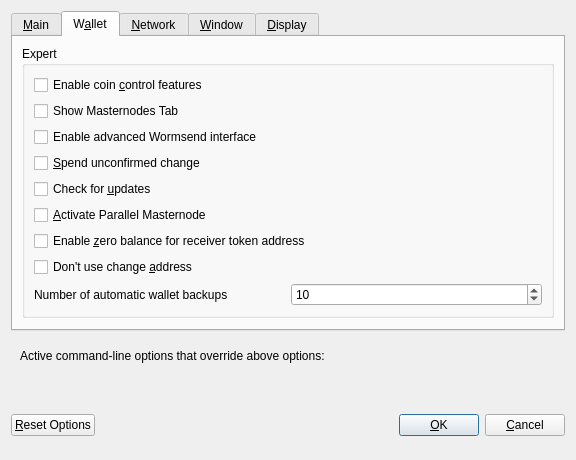
<?xml version="1.0" encoding="UTF-8"?>
<ui version="4.0">
 <class>OptionsDialog</class>
 <widget class="QDialog" name="OptionsDialog">
  <property name="geometry">
   <rect>
    <x>0</x>
    <y>0</y>
    <width>576</width>
    <height>419</height>
   </rect>
  </property>
  <property name="windowTitle">
   <string>Options</string>
  </property>
  <property name="modal">
   <bool>true</bool>
  </property>
  <layout class="QVBoxLayout" name="verticalLayout">
   <item>
    <widget class="QTabWidget" name="tabWidget">
     <property name="currentIndex">
      <number>1</number>
     </property>
     <widget class="QWidget" name="tabMain">
      <attribute name="title">
       <string>&amp;Main</string>
      </attribute>
      <layout class="QVBoxLayout" name="verticalLayout_Main">
       <item>
        <widget class="QCheckBox" name="bitcoinAtStartup">
         <property name="toolTip">
          <string>Automatically start WORM after logging in to the system.</string>
         </property>
         <property name="text">
          <string>&amp;Start WORM on system login</string>
         </property>
        </widget>
       </item>
       <item>
        <widget class="QCheckBox" name="logEvents">
         <property name="text">
          <string>Enable  log &amp;events</string>
         </property>
        </widget>
       </item>
       <item>
        <widget class="QCheckBox" name="txIndex">
         <property name="text">
          <string>Enable &amp;transaction indexes</string>
         </property>
        </widget>
       </item>
       <item>
        <widget class="QCheckBox" name="addressIndex">
         <property name="text">
          <string>Enable &amp;address indexes</string>
         </property>
        </widget>
       </item>
       <item>
        <layout class="QHBoxLayout" name="horizontalLayout_2_Main">
         <item>
          <widget class="QLabel" name="databaseCacheLabel">
           <property name="text">
            <string>Size of &amp;database cache</string>
           </property>
           <property name="textFormat">
            <enum>Qt::PlainText</enum>
           </property>
           <property name="buddy">
            <cstring>databaseCache</cstring>
           </property>
          </widget>
         </item>
         <item>
          <widget class="QSpinBox" name="databaseCache"/>
         </item>
         <item>
          <widget class="QLabel" name="databaseCacheUnitLabel">
           <property name="text">
            <string>MB</string>
           </property>
           <property name="textFormat">
            <enum>Qt::PlainText</enum>
           </property>
          </widget>
         </item>
         <item>
          <spacer name="horizontalSpacer_2_Main">
           <property name="orientation">
            <enum>Qt::Horizontal</enum>
           </property>
           <property name="sizeHint" stdset="0">
            <size>
             <width>40</width>
             <height>20</height>
            </size>
           </property>
          </spacer>
         </item>
        </layout>
       </item>
       <item>
        <layout class="QHBoxLayout" name="horizontalLayout_3_Main">
         <item>
          <widget class="QLabel" name="threadsScriptVerifLabel">
           <property name="text">
            <string>Number of script &amp;verification threads</string>
           </property>
           <property name="textFormat">
            <enum>Qt::PlainText</enum>
           </property>
           <property name="buddy">
            <cstring>threadsScriptVerif</cstring>
           </property>
          </widget>
         </item>
         <item>
          <widget class="QSpinBox" name="threadsScriptVerif">
           <property name="toolTip">
            <string>(0 = auto, &lt;0 = leave that many cores free)</string>
           </property>
          </widget>
         </item>
         <item>
          <spacer name="horizontalSpacer_3_Main">
           <property name="orientation">
            <enum>Qt::Horizontal</enum>
           </property>
           <property name="sizeHint" stdset="0">
            <size>
             <width>40</width>
             <height>20</height>
            </size>
           </property>
          </spacer>
         </item>
        </layout>
       </item>
       <item>
        <layout class="QHBoxLayout" name="horizontalLayout_5_Main">
         <item>
          <widget class="QLabel" name="logFileCountLabel">
           <property name="text">
            <string>Number of debug log files</string>
           </property>
          </widget>
         </item>
         <item>
          <widget class="QSpinBox" name="logFileCount">
           <property name="minimum">
            <number>1</number>
           </property>
          </widget>
         </item>
         <item>
          <spacer name="horizontalSpacer_5_Main">
           <property name="orientation">
            <enum>Qt::Horizontal</enum>
           </property>
           <property name="sizeHint" stdset="0">
            <size>
             <width>40</width>
             <height>20</height>
            </size>
           </property>
          </spacer>
         </item>
        </layout>
       </item>
       <item>
        <spacer name="verticalSpacer_Main">
         <property name="orientation">
          <enum>Qt::Vertical</enum>
         </property>
         <property name="sizeHint" stdset="0">
          <size>
           <width>20</width>
           <height>40</height>
          </size>
         </property>
        </spacer>
       </item>
       <item>
        <layout class="QHBoxLayout" name="horizontalLayout_4_Main">
         <item>
          <widget class="QLabel" name="label">
           <property name="toolTip">
            <string>This setting determines the amount of individual masternodes that an input will be anonymized through.&lt;br/&gt;More rounds of anonymization gives a higher degree of privacy, but also costs more in fees.</string>
           </property>
           <property name="text">
            <string>Darksend rounds to use</string>
           </property>
          </widget>
         </item>
         <item>
          <widget class="QSpinBox" name="darksendRounds">
           <property name="minimum">
            <number>2</number>
           </property>
           <property name="maximum">
            <number>8</number>
           </property>
           <property name="value">
            <number>4</number>
           </property>
          </widget>
         </item>
        </layout>
       </item>
       <item>
        <spacer name="verticalSpacer_Main1">
         <property name="orientation">
          <enum>Qt::Vertical</enum>
         </property>
         <property name="sizeHint" stdset="0">
          <size>
           <width>20</width>
           <height>40</height>
          </size>
         </property>
        </spacer>
       </item>
       <item>
        <layout class="QHBoxLayout" name="horizontalLayout">
         <item>
          <widget class="QLabel" name="label_2">
           <property name="toolTip">
            <string>This amount acts as a threshold to turn off Darksend once it's reached.</string>
           </property>
           <property name="statusTip">
            <string notr="true"/>
           </property>
           <property name="whatsThis">
            <string notr="true"/>
           </property>
           <property name="accessibleName">
            <string notr="true"/>
           </property>
           <property name="accessibleDescription">
            <string notr="true"/>
           </property>
           <property name="text">
            <string>Amount of WORM to keep anonymized</string>
           </property>
          </widget>
         </item>
         <item>
          <widget class="QSpinBox" name="anonymizeWorm">
           <property name="minimum">
            <number>100</number>
           </property>
           <property name="maximum">
            <number>100000</number>
           </property>
           <property name="singleStep">
            <number>100</number>
           </property>
           <property name="value">
            <number>1000</number>
           </property>
          </widget>
         </item>
        </layout>
       </item>
      </layout>
     </widget>
     <widget class="QWidget" name="tabWallet">
      <attribute name="title">
       <string>W&amp;allet</string>
      </attribute>
      <layout class="QVBoxLayout" name="verticalLayout_Wallet">
       <item>
        <widget class="QGroupBox" name="groupBox">
         <property name="title">
          <string>Expert</string>
         </property>
         <layout class="QVBoxLayout" name="verticalLayout_2">
          <item>
           <widget class="QCheckBox" name="coinControlFeatures">
            <property name="toolTip">
             <string>Whether to show coin control features or not.</string>
            </property>
            <property name="text">
             <string>Enable coin &amp;control features</string>
            </property>
           </widget>
          </item>
          <item>
           <widget class="QCheckBox" name="showMasternodesTab">
            <property name="toolTip">
             <string>Show additional tab listing all your masternodes in first sub-tab&lt;br/&gt;and all masternodes on the network in second sub-tab.</string>
            </property>
            <property name="text">
             <string>Show Masternodes Tab</string>
            </property>
           </widget>
          </item>
          <item>
           <widget class="QCheckBox" name="showAdvancedUI">
            <property name="toolTip">
             <string>Show additional information and buttons for Wormsend on overview screen.</string>
            </property>
            <property name="text">
             <string>Enable advanced Wormsend interface</string>
            </property>
           </widget>
          </item>
          <item>
           <widget class="QCheckBox" name="spendZeroConfChange">
            <property name="toolTip">
             <string>If you disable the spending of unconfirmed change, the change from a transaction&lt;br/&gt;cannot be used until that transaction has at least one confirmation.&lt;br/&gt;This also affects how your balance is computed.</string>
            </property>
            <property name="text">
             <string>&amp;Spend unconfirmed change</string>
            </property>
           </widget>
          </item>
          <item>
           <widget class="QCheckBox" name="checkUpdates">
            <property name="text">
             <string>Check for &amp;updates</string>
            </property>
           </widget>
          </item>
          <item>
           <widget class="QCheckBox" name="parallelMasternodes">
            <property name="toolTip">
             <string>Coming soon</string>
            </property>
            <property name="text">
             <string>&amp;Activate Parallel Masternode</string>
            </property>
           </widget>
          </item>
          <item>
           <widget class="QCheckBox" name="zeroBalanceAddressToken">
            <property name="text">
             <string>Enable &amp;zero balance for receiver token address</string>
            </property>
           </widget>
          </item>
          <item>
           <widget class="QCheckBox" name="notUseChangeAddress">
            <property name="text">
             <string>Don't use change &amp;address</string>
            </property>
           </widget>
          </item>

            <item>
              <layout class="QHBoxLayout" name="horizontalLayout_1_Wallet">
                <item>
                  <widget class="QLabel" name="walletBackupslabel">
                    <property name="text">
                      <string>Number of automatic wallet backups</string>
                    </property>
                  </widget>
                </item>
                <item>
                  <widget class="QSpinBox" name="walletBackups">
                    <property name="minimum">
                      <number>1</number>
                    </property>
                    <property name="maximum">
                      <number>20</number>
                    </property>
                    <property name="value">
                      <number>10</number>
                    </property>
                  </widget>
                </item>
              </layout>
            </item>

         </layout>
        </widget>
       </item>
       <item>
        <spacer name="verticalSpacer_Wallet">
         <property name="orientation">
          <enum>Qt::Vertical</enum>
         </property>
         <property name="sizeHint" stdset="0">
          <size>
           <width>20</width>
           <height>40</height>
          </size>
         </property>
        </spacer>
       </item>
      </layout>
     </widget>
     <widget class="QWidget" name="tabNetwork">
      <attribute name="title">
       <string>&amp;Network</string>
      </attribute>
      <layout class="QVBoxLayout" name="verticalLayout_Network">
       <item>
        <widget class="QCheckBox" name="mapPortUpnp">
         <property name="toolTip">
          <string>Automatically open the WORM client port on the router. This only works when your router supports UPnP and it is enabled.</string>
         </property>
         <property name="text">
          <string>Map port using &amp;UPnP</string>
         </property>
        </widget>
       </item>
       <item>
        <widget class="QCheckBox" name="allowIncoming">
         <property name="toolTip">
          <string>Accept connections from outside</string>
         </property>
         <property name="text">
          <string>Allow incoming connections</string>
         </property>
        </widget>
       </item>
       <item>
        <widget class="QCheckBox" name="connectSocks">
         <property name="toolTip">
          <string>Connect to the WORM network through a SOCKS5 proxy.</string>
         </property>
         <property name="text">
          <string>&amp;Connect through SOCKS5 proxy (default proxy):</string>
         </property>
        </widget>
       </item>
       <item>
        <layout class="QHBoxLayout" name="horizontalLayout_1_Network">
         <item>
          <widget class="QLabel" name="proxyIpLabel">
           <property name="text">
            <string>Proxy &amp;IP:</string>
           </property>
           <property name="textFormat">
            <enum>Qt::PlainText</enum>
           </property>
           <property name="buddy">
            <cstring>proxyIp</cstring>
           </property>
          </widget>
         </item>
         <item>
          <widget class="QValidatedLineEdit" name="proxyIp">
           <property name="minimumSize">
            <size>
             <width>140</width>
             <height>0</height>
            </size>
           </property>
           <property name="maximumSize">
            <size>
             <width>140</width>
             <height>16777215</height>
            </size>
           </property>
           <property name="toolTip">
            <string>IP address of the proxy (e.g. IPv4: 127.0.0.1 / IPv6: ::1)</string>
           </property>
          </widget>
         </item>
         <item>
          <widget class="QLabel" name="proxyPortLabel">
           <property name="text">
            <string>&amp;Port:</string>
           </property>
           <property name="textFormat">
            <enum>Qt::PlainText</enum>
           </property>
           <property name="buddy">
            <cstring>proxyPort</cstring>
           </property>
          </widget>
         </item>
         <item>
          <widget class="QLineEdit" name="proxyPort">
           <property name="minimumSize">
            <size>
             <width>55</width>
             <height>0</height>
            </size>
           </property>
           <property name="maximumSize">
            <size>
             <width>55</width>
             <height>16777215</height>
            </size>
           </property>
           <property name="toolTip">
            <string>Port of the proxy (e.g. 9050)</string>
           </property>
          </widget>
         </item>
         <item>
          <spacer name="horizontalSpacer_1_Network">
           <property name="orientation">
            <enum>Qt::Horizontal</enum>
           </property>
           <property name="sizeHint" stdset="0">
            <size>
             <width>40</width>
             <height>20</height>
            </size>
           </property>
          </spacer>
         </item>
        </layout>
       </item>
       <item>
        <spacer name="verticalSpacer_Network">
         <property name="orientation">
          <enum>Qt::Vertical</enum>
         </property>
         <property name="sizeHint" stdset="0">
          <size>
           <width>20</width>
           <height>40</height>
          </size>
         </property>
        </spacer>
       </item>
      </layout>
     </widget>
     <widget class="QWidget" name="tabWindow">
      <attribute name="title">
       <string>&amp;Window</string>
      </attribute>
      <layout class="QVBoxLayout" name="verticalLayout_Window">
       <item>
        <widget class="QCheckBox" name="hideTrayIcon">
         <property name="toolTip">
          <string>&amp;Hide the icon from the system tray.</string>
         </property>
         <property name="text">
          <string>Hide tray icon</string>
         </property>
        </widget>
       </item>
       <item>
        <widget class="QCheckBox" name="minimizeToTray">
         <property name="toolTip">
          <string>Show only a tray icon after minimizing the window.</string>
         </property>
         <property name="text">
          <string>&amp;Minimize to the tray instead of the taskbar</string>
         </property>
        </widget>
       </item>
       <item>
        <widget class="QCheckBox" name="minimizeOnClose">
         <property name="toolTip">
          <string>Minimize instead of exit the application when the window is closed. When this option is enabled, the application will be closed only after selecting Quit in the menu.</string>
         </property>
         <property name="text">
          <string>M&amp;inimize on close</string>
         </property>
        </widget>
       </item>
       <item>
        <spacer name="verticalSpacer_Window">
         <property name="orientation">
          <enum>Qt::Vertical</enum>
         </property>
         <property name="sizeHint" stdset="0">
          <size>
           <width>20</width>
           <height>40</height>
          </size>
         </property>
        </spacer>
       </item>
      </layout>
     </widget>
     <widget class="QWidget" name="tabDisplay">
      <attribute name="title">
       <string>&amp;Display</string>
      </attribute>
      <layout class="QVBoxLayout" name="verticalLayout_Display">
       <item>
        <layout class="QHBoxLayout" name="horizontalLayout_1_Display">
         <item>
          <widget class="QLabel" name="langLabel">
           <property name="text">
            <string>User Interface &amp;language:</string>
           </property>
           <property name="textFormat">
            <enum>Qt::PlainText</enum>
           </property>
           <property name="buddy">
            <cstring>lang</cstring>
           </property>
          </widget>
         </item>
         <item>
          <widget class="QValueComboBox" name="lang">
           <property name="toolTip">
            <string>The user interface language can be set here. This setting will take effect after restarting WORM.</string>
           </property>
          </widget>
         </item>
        </layout>
       </item>
       <item>
        <widget class="QLabel" name="label_3">
         <property name="toolTip">
          <string notr="true"/>
         </property>
         <property name="statusTip">
          <string notr="true"/>
         </property>
         <property name="whatsThis">
          <string notr="true"/>
         </property>
         <property name="accessibleName">
          <string notr="true"/>
         </property>
         <property name="text">
          <string>Language missing or translation incomplete? Help contributing translations here:
https://www.transifex.com/wormcore/wormcore</string>
         </property>
         <property name="wordWrap">
          <bool>true</bool>
         </property>
         <property name="openExternalLinks">
          <bool>true</bool>
         </property>
         <property name="textInteractionFlags">
          <set>Qt::TextBrowserInteraction</set>
         </property>
        </widget>
       </item>
       <item>
        <layout class="QHBoxLayout" name="horizontalLayout_4_Display" stretch="0,0">
         <item>
          <widget class="QLabel" name="themeLabel">
           <property name="text">
            <string>User Interface Theme:</string>
           </property>
          </widget>
         </item>
         <item>
          <widget class="QValueComboBox" name="theme"/>
         </item>
        </layout>
       </item>
       <item>
        <widget class="Line" name="line">
         <property name="orientation">
          <enum>Qt::Horizontal</enum>
         </property>
        </widget>
       </item>
       <item>
        <layout class="QHBoxLayout" name="horizontalLayout_2_Display">
         <item>
          <widget class="QLabel" name="unitLabel">
           <property name="text">
            <string>&amp;Unit to show amounts in:</string>
           </property>
           <property name="textFormat">
            <enum>Qt::PlainText</enum>
           </property>
           <property name="buddy">
            <cstring>unit</cstring>
           </property>
          </widget>
         </item>
         <item>
          <widget class="QValueComboBox" name="unit">
           <property name="toolTip">
            <string>Choose the default subdivision unit to show in the interface and when sending coins.</string>
           </property>
          </widget>
         </item>
        </layout>
       </item>
       <item>
        <layout class="QHBoxLayout" name="horizontalLayout_5_Display">
         <item>
          <widget class="QLabel" name="digitsLabel">
           <property name="text">
            <string>Decimal digits</string>
           </property>
          </widget>
         </item>
         <item>
          <widget class="QValueComboBox" name="digits"/>
         </item>
        </layout>
       </item>
       <item>
        <layout class="QHBoxLayout" name="horizontalLayout_3_Display">
         <item>
          <widget class="QLabel" name="thirdPartyTxUrlsLabel">
           <property name="toolTip">
            <string>Third party URLs (e.g. a block explorer) that appear in the transactions tab as context menu items. %s in the URL is replaced by transaction hash. Multiple URLs are separated by vertical bar |.</string>
           </property>
           <property name="text">
            <string>Third party transaction URLs</string>
           </property>
           <property name="buddy">
            <cstring>thirdPartyTxUrls</cstring>
           </property>
          </widget>
         </item>
         <item>
          <widget class="QLineEdit" name="thirdPartyTxUrls">
           <property name="toolTip">
            <string>Third party URLs (e.g. a block explorer) that appear in the transactions tab as context menu items. %s in the URL is replaced by transaction hash. Multiple URLs are separated by vertical bar |.</string>
           </property>
          </widget>
         </item>
        </layout>
       </item>
       <item>
        <spacer name="verticalSpacer">
         <property name="orientation">
          <enum>Qt::Vertical</enum>
         </property>
         <property name="sizeHint" stdset="0">
          <size>
           <width>20</width>
           <height>40</height>
          </size>
         </property>
        </spacer>
       </item>
      </layout>
     </widget>
    </widget>
   </item>
   <item>
    <widget class="QFrame" name="frame">
     <layout class="QVBoxLayout" name="verticalLayout_Bottom">
      <item>
       <layout class="QHBoxLayout" name="horizontalLayout_Bottom">
        <item>
         <widget class="QLabel" name="overriddenByCommandLineInfoLabel">
          <property name="text">
           <string>Active command-line options that override above options:</string>
          </property>
          <property name="textFormat">
           <enum>Qt::PlainText</enum>
          </property>
         </widget>
        </item>
        <item>
         <spacer name="horizontalSpacer_Bottom">
          <property name="orientation">
           <enum>Qt::Horizontal</enum>
          </property>
          <property name="sizeHint" stdset="0">
           <size>
            <width>40</width>
            <height>20</height>
           </size>
          </property>
         </spacer>
        </item>
       </layout>
      </item>
      <item>
       <widget class="QLabel" name="overriddenByCommandLineLabel">
        <property name="text">
         <string/>
        </property>
        <property name="textFormat">
         <enum>Qt::PlainText</enum>
        </property>
        <property name="wordWrap">
         <bool>true</bool>
        </property>
       </widget>
      </item>
     </layout>
    </widget>
   </item>
   <item>
    <layout class="QHBoxLayout" name="horizontalLayout_Buttons">
     <item>
      <widget class="QPushButton" name="resetButton">
       <property name="toolTip">
        <string>Reset all client options to default.</string>
       </property>
       <property name="text">
        <string>&amp;Reset Options</string>
       </property>
       <property name="autoDefault">
        <bool>false</bool>
       </property>
      </widget>
     </item>
     <item>
      <spacer name="horizontalSpacer_1">
       <property name="orientation">
        <enum>Qt::Horizontal</enum>
       </property>
       <property name="sizeHint" stdset="0">
        <size>
         <width>40</width>
         <height>48</height>
        </size>
       </property>
      </spacer>
     </item>
     <item>
      <widget class="QLabel" name="statusLabel">
       <property name="minimumSize">
        <size>
         <width>200</width>
         <height>0</height>
        </size>
       </property>
       <property name="font">
        <font>
         <weight>75</weight>
         <bold>true</bold>
        </font>
       </property>
       <property name="text">
        <string/>
       </property>
       <property name="textFormat">
        <enum>Qt::PlainText</enum>
       </property>
       <property name="wordWrap">
        <bool>true</bool>
       </property>
      </widget>
     </item>
     <item>
      <spacer name="horizontalSpacer_2">
       <property name="orientation">
        <enum>Qt::Horizontal</enum>
       </property>
       <property name="sizeHint" stdset="0">
        <size>
         <width>40</width>
         <height>48</height>
        </size>
       </property>
      </spacer>
     </item>
     <item>
      <widget class="QPushButton" name="okButton">
       <property name="text">
        <string>&amp;OK</string>
       </property>
       <property name="autoDefault">
        <bool>false</bool>
       </property>
       <property name="default">
        <bool>true</bool>
       </property>
      </widget>
     </item>
     <item>
      <widget class="QPushButton" name="cancelButton">
       <property name="text">
        <string>&amp;Cancel</string>
       </property>
       <property name="autoDefault">
        <bool>false</bool>
       </property>
      </widget>
     </item>
    </layout>
   </item>
  </layout>
 </widget>
 <customwidgets>
  <customwidget>
   <class>QValidatedLineEdit</class>
   <extends>QLineEdit</extends>
   <header>qvalidatedlineedit.h</header>
  </customwidget>
  <customwidget>
   <class>QValueComboBox</class>
   <extends>QComboBox</extends>
   <header>qvaluecombobox.h</header>
  </customwidget>
 </customwidgets>
 <resources/>
 <connections/>
</ui>
